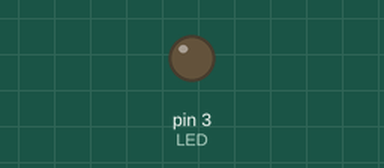
Bench run of a sketch on a simulated Arduino Uno, built with avr-gcc and run on an emulated ATmega328P. Shown: output pins drawn as LEDs (lit = HIGH).

Above: at 0.15 s.
Timing chart, 0 to 1.6 s (numbered marks = the images above):
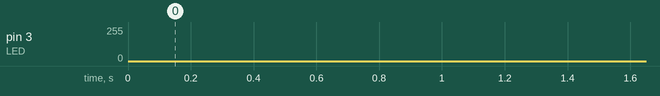

The sketch:

task_1.0.2.ino
```cpp
#define LED 3

void setup()
{
  pinMode(LED, OUTPUT);
}

void loop()
{
  for(int i = 0; i < 256; i++){
    analogWrite(LED, i);
    delay(3);
  }
  for(int i = 255; i >= 0; i--){
    analogWrite(LED, i);
    delay(3);
  }
}
```
